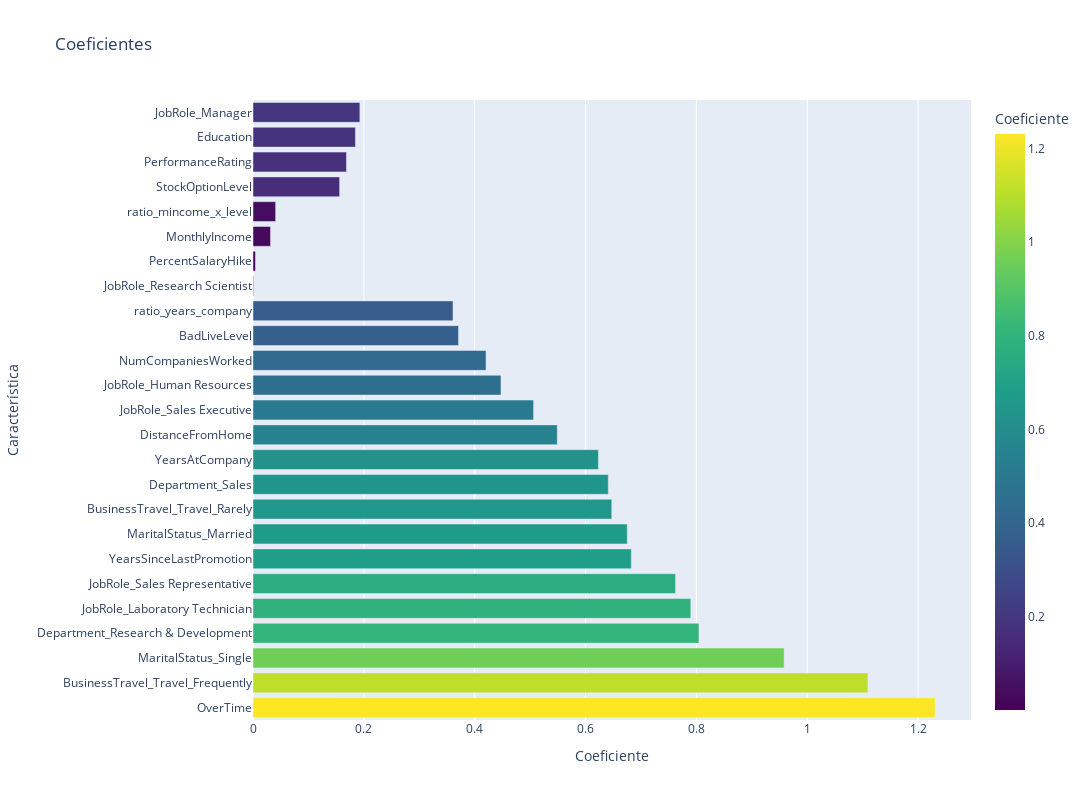

Notebook cell for this chart:
### Code cell
coeficientes = get_coeficientes(pipeline, X_train)
gr = show_coeficientes(coeficientes)
gr

### Figure 1 — Plotly figure (JSON) as saved in the notebook; plotly's stock layout.template omitted (floating-point values rounded to 4 significant figures)
{"data": [{"hovertemplate": "Coeficiente=%{marker.color}<br>Característica=%{y}<extra></extra>", "legendgroup": "", "marker": {"color": [1.231, 1.11, 0.9583, 0.8046, 0.79, 0.7624, 0.6826, 0.6753, 0.6473, 0.641, 0.6233, 0.549, 0.5063, 0.4475, 0.4204, 0.3708, 0.3609, 0.0009455, 0.0044, 0.03162, 0.04085, 0.1563, 0.1687, 0.1849, 0.1928], "coloraxis": "coloraxis", "pattern": {"shape": ""}}, "name": "", "orientation": "h", "showlegend": false, "textposition": "auto", "type": "bar", "x": [1.231, 1.11, 0.9583, 0.8046, 0.79, 0.7624, 0.6826, 0.6753, 0.6473, 0.641, 0.6233, 0.549, 0.5063, 0.4475, 0.4204, 0.3708, 0.3609, 0.0009455, 0.0044, 0.03162, 0.04085, 0.1563, 0.1687, 0.1849, 0.1928], "xaxis": "x", "y": ["OverTime", "BusinessTravel_Travel_Frequently", "MaritalStatus_Single", "Department_Research & Development", "JobRole_Laboratory Technician", "JobRole_Sales Representative", "YearsSinceLastPromotion", "MaritalStatus_Married", "BusinessTravel_Travel_Rarely", "Department_Sales", "YearsAtCompany", "DistanceFromHome", "JobRole_Sales Executive", "JobRole_Human Resources", "NumCompaniesWorked", "BadLiveLevel", "ratio_years_company", "JobRole_Research Scientist", "PercentSalaryHike", "MonthlyIncome", "ratio_mincome_x_level", "StockOptionLevel", "PerformanceRating", "Education", "JobRole_Manager"], "yaxis": "y"}], "layout": {"barmode": "relative", "coloraxis": {"colorbar": {"title": {"text": "Coeficiente"}}, "colorscale": [[0, "#440154"], [0.1111, "#482878"], [0.2222, "#3e4989"], [0.3333, "#31688e"], [0.4444, "#26828e"], [0.5556, "#1f9e89"], [0.6667, "#35b779"], [0.7778, "#6ece58"], [0.8889, "#b5de2b"], [1, "#fde725"]]}, "height": 800, "legend": {"tracegroupgap": 0}, "title": {"text": "Coeficientes"}, "width": 1200, "xaxis": {"anchor": "y", "domain": [0, 1], "title": {"text": "Coeficiente"}}, "yaxis": {"anchor": "x", "domain": [0, 1], "title": {"text": "Característica"}}}}
